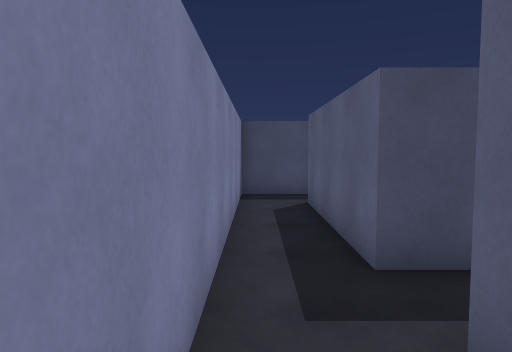
[1] (above)

24 first-person views from a walk through a 3-D level made in the Unity game engine. The camera is 1.5 m above the floor, tilts 4° down and sees 70° across. Doors are open. The floor is counted in squares, 1 m on a side. Each view is taken from the middle of a square. On the plan, view 1 faces up. The plan holds only what a view shows up to about 16 squares ahead; the rest is blank. The player character is not drawn.

[2]
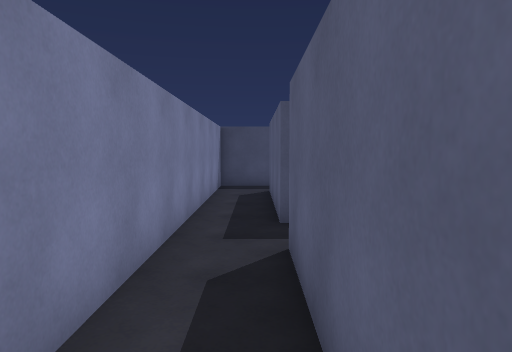

[3]
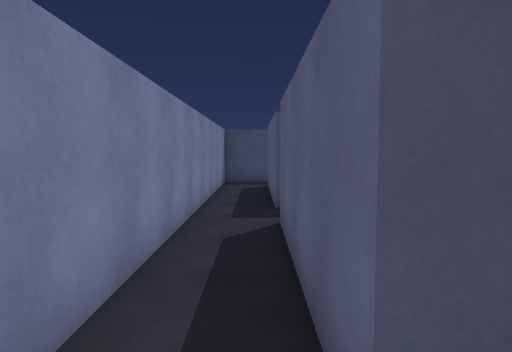

[4]
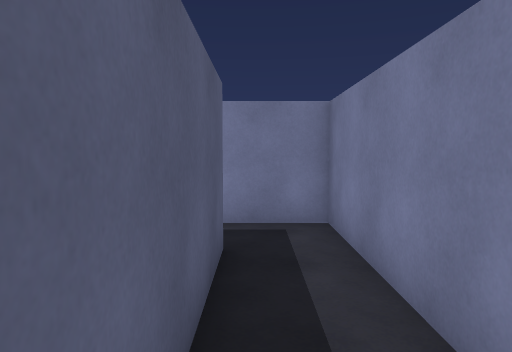

[5]
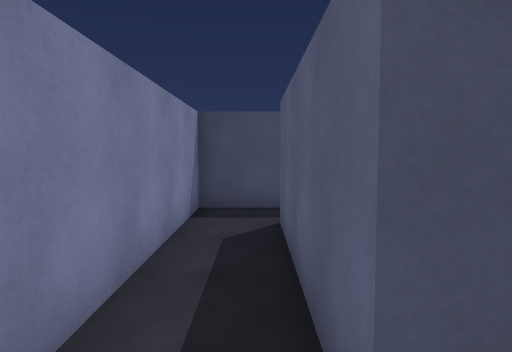

[6]
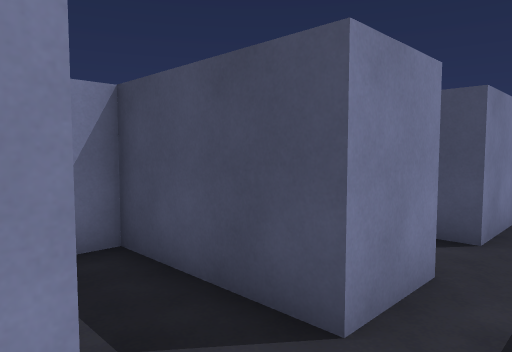

[7]
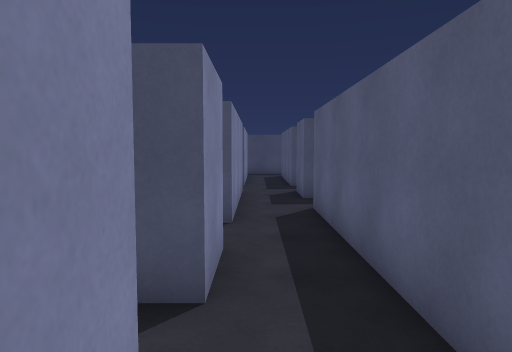

[8]
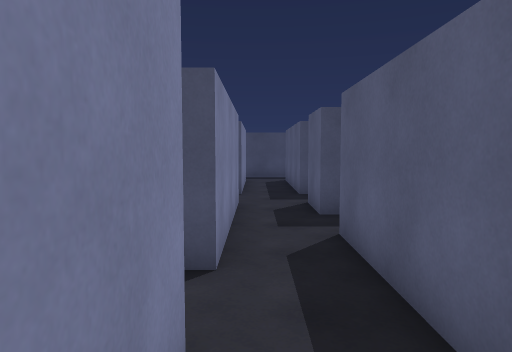

[9]
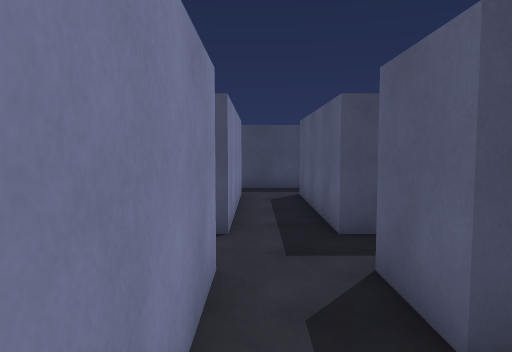

[10]
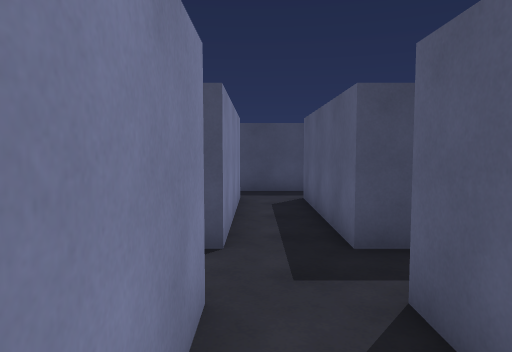

[11]
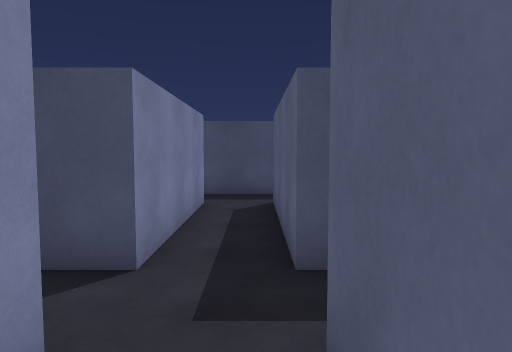

[12]
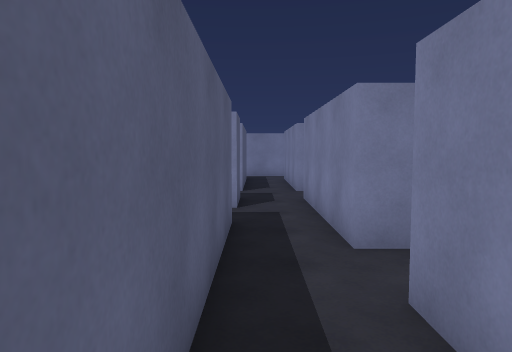

[13]
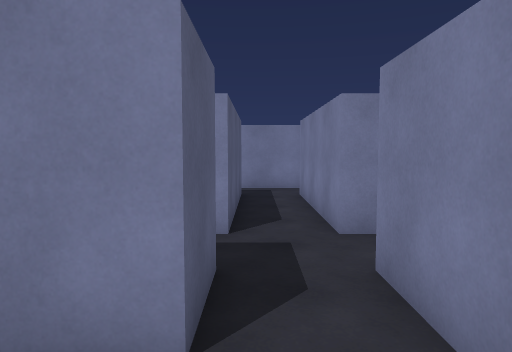

[14]
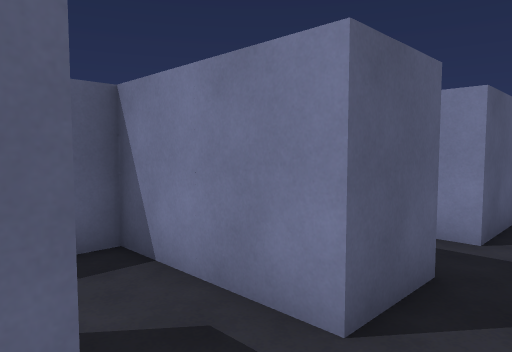

[15]
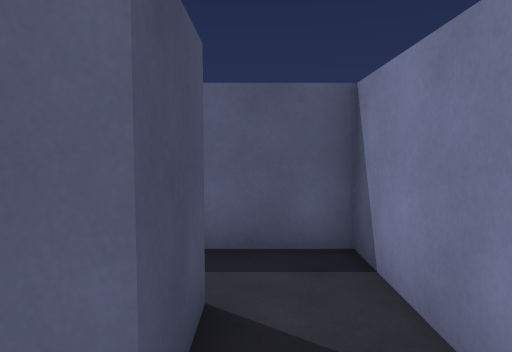

[16]
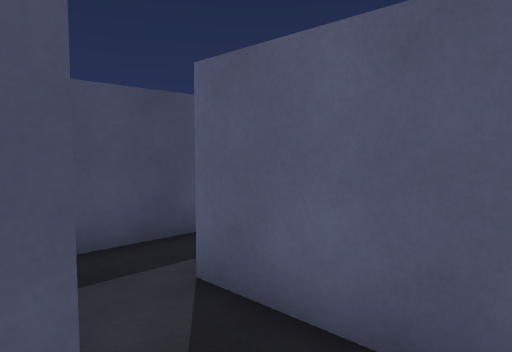

[17]
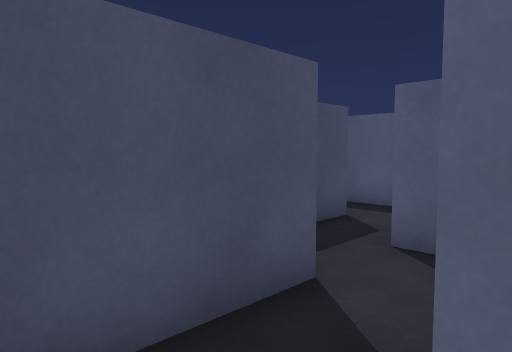

[18]
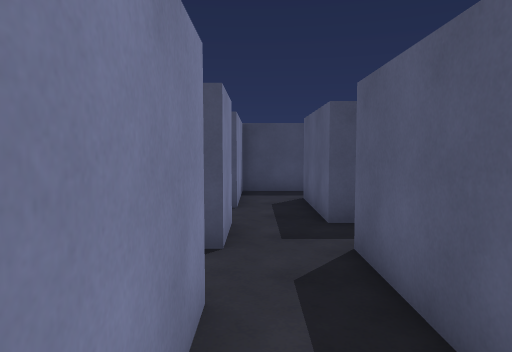

[19]
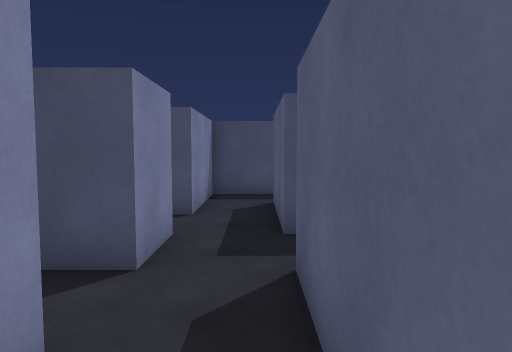

[20]
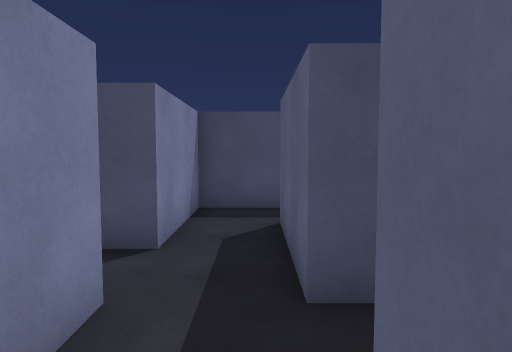

[21]
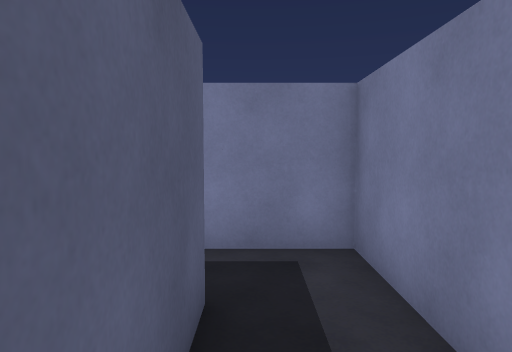

[22]
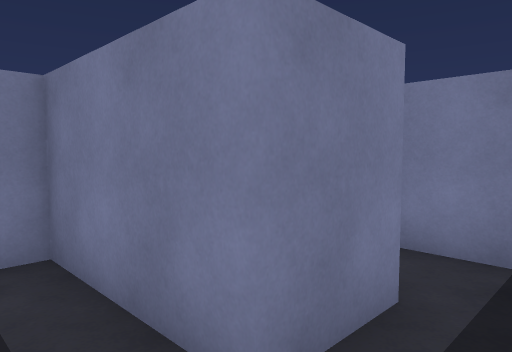

[23]
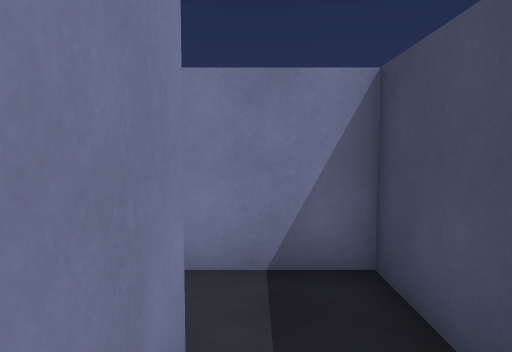

[24]
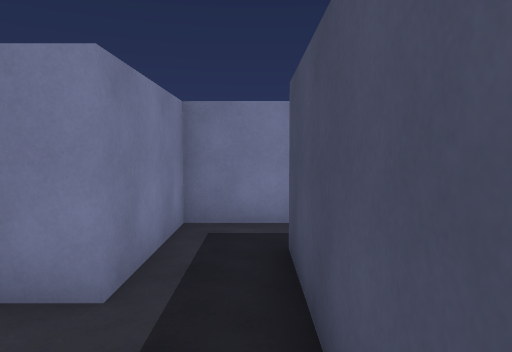

### Floor plan
Points are (right, up) in squares from view 1. A wall is a line through its corners. A room is listed if a view was taken in it or the views show most of it. See-through windows are left out.
Room 1 (views 1, 2, 3, 4, 5)
walls: (2.8, 4.5) (1.5, 4.5) (1.5, 10.5); (2.8, 2.5) (3.5, 2.5); (2.6, 10.5) (3.5, 10.5); (2.1, -3.5) (1.5, -3.5) (1.5, 2.5); (3.5, 12.5) (-0.5, 12.5) (-0.5, -5.5) (1.8, -5.5)
ways out: opening at (2.5, 11.5) to room 3; opening at (2.5, -4.5); opening at (2.5, 3.5)
Room 2 (views 6, 7, 13, 14, 15, 16)
walls: (5.5, 6.5) (7.5, 6.5); (7.6, 8.5) (5.5, 8.5) (5.5, 10.5); (3.5, 10.5) (3.5, 6.5)
ways out: opening at (4.5, 9.5) to room 3; opening at (6.5, 7.5) to room 6; opening at (4.5, 5.5)
Room 3 (view 8)
walls: (3.5, 14.6) (3.5, 12.5); (5.5, 10.5) (5.5, 14.5)
ways out: opening at (2.5, 11.5) to room 1; opening at (4.5, 9.5) to room 2; opening at (4.5, 13.5) to room 4
Room 4 (views 9, 12)
walls: (3.5, 18.5) (3.5, 16.5); (5.5, 14.5) (5.5, 18.5)
ways out: opening at (4.5, 13.5) to room 3; opening at (4.5, 17.5) to room 5; opening at (2.5, 15.5)
Room 5 (views 10, 11)
walls: (6, 20.5) (5.5, 20.5) (5.5, 22.5); (3.5, 22.5) (3.5, 18.5)
ways out: opening at (4.5, 17.5) to room 4; opening at (4.5, 21.5); opening at (6.5, 19.5)
Room 6 (view 17)
walls: (7.5, 10.6) (7.5, 9.6); (7.5, 6.5) (9.5, 6.5) (9.5, 10.5)
ways out: opening at (6.5, 7.5) to room 2; opening at (8.5, 9.5) to room 10
Room 7 (views 18, 19)
walls: (15.5, 8.5) (13.5, 8.5) (13.5, 10.5); (11.5, 10.5) (11.5, 6.5) (15.5, 6.5)
ways out: opening at (12.5, 9.5) to room 8; opening at (14.5, 7.5) to room 9
Room 8 (views 20, 21, 22, 23)
walls: (11.5, 14.5) (11.5, 12.5); (13.5, 10.5) (13.5, 12.5)
ways out: opening at (12.5, 9.5) to room 7; opening at (10.5, 11.5) to room 10; opening at (12.5, 13.5) to room 11; open door at (14.5, 13.5)
Room 9 (view 24)
walls: (18.4, 8.5) (15.5, 8.5)
ways out: opening at (14.5, 7.5) to room 7; opening at (16.5, 5.5); opening at (18.5, 7.5)
Room 10 (no view inside)
walls: (9.5, 10.5) (11.5, 10.5); (11.5, 12.5) (7.5, 12.5) (7.5, 10.6)
ways out: opening at (8.5, 9.5) to room 6; opening at (10.5, 11.5) to room 8
Room 11 (no view inside)
walls: (11.5, 18.5) (11.5, 16.5); (13.5, 14.5) (13.5, 18.5)
ways out: opening at (12.5, 13.5) to room 8; opening at (10.5, 15.5); opening at (12.5, 17.5)

Where each view was taken, in squares from view 1:
view 1: 0 up, 0 right, facing up
view 2: 3 down, 1 right, facing up
view 3: 5 down, 1 right, facing up
view 4: 2 up, 1 right, facing down
view 5: 3 up, 1 right, facing up
view 6: 10 up, 5 right, facing up-left
view 7: 9 up, 4 right, facing up
view 8: 12 up, 4 right, facing up
view 9: 18 up, 4 right, facing up
view 10: 19 up, 4 right, facing up
view 11: 20 up, 5 right, facing up
view 12: 16 up, 5 right, facing down
view 13: 9 up, 5 right, facing down
view 14: 9 up, 4 right, facing down-right
view 15: 8 up, 4 right, facing right
view 16: 7 up, 7 right, facing up-right
view 17: 10 up, 8 right, facing up-right
view 18: 7 up, 12 right, facing up
view 19: 8 up, 13 right, facing up
view 20: 11 up, 13 right, facing up
view 21: 12 up, 13 right, facing down
view 22: 12 up, 13 right, facing down-left
view 23: 11 up, 12 right, facing left
view 24: 8 up, 19 right, facing left
